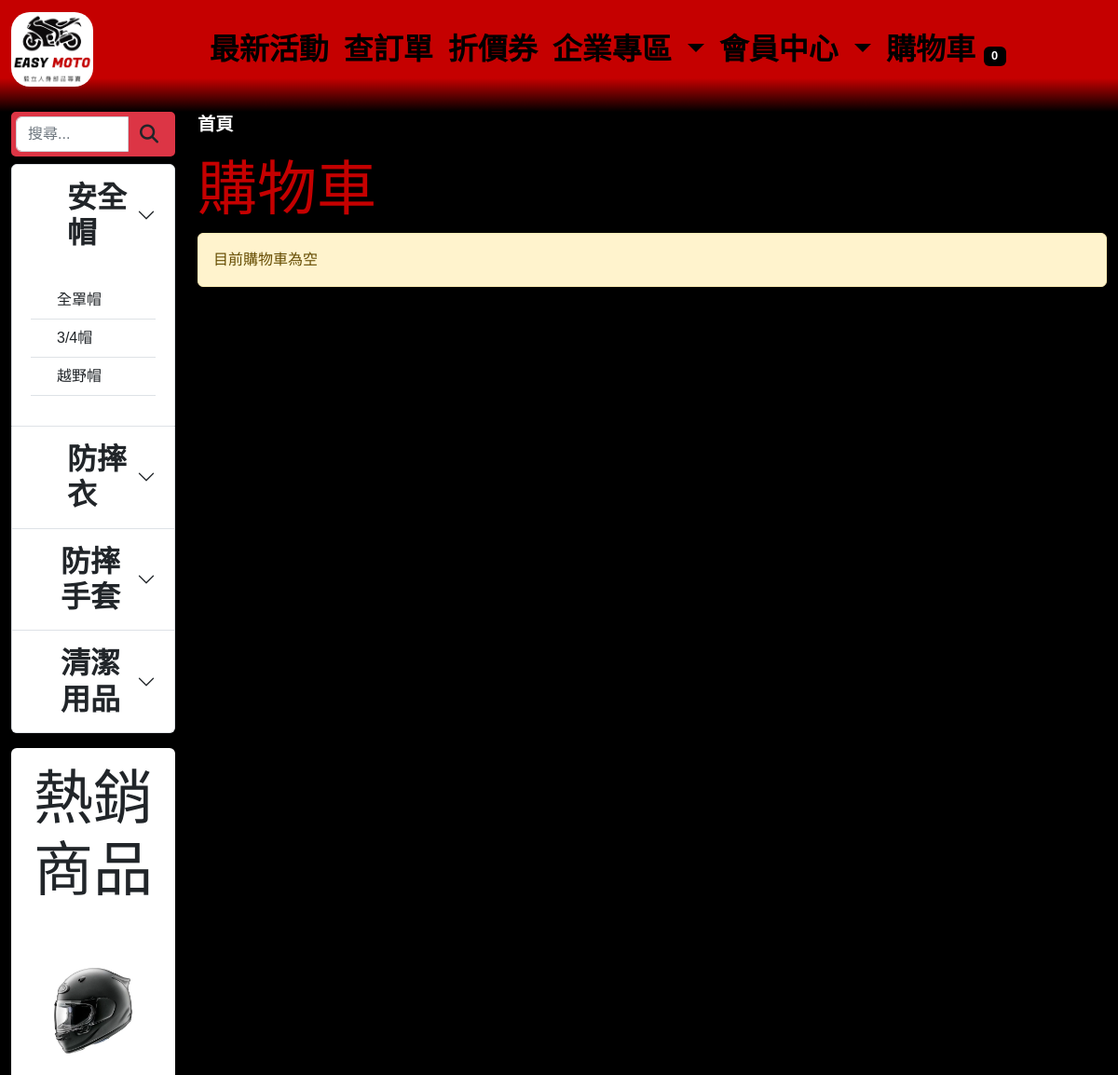
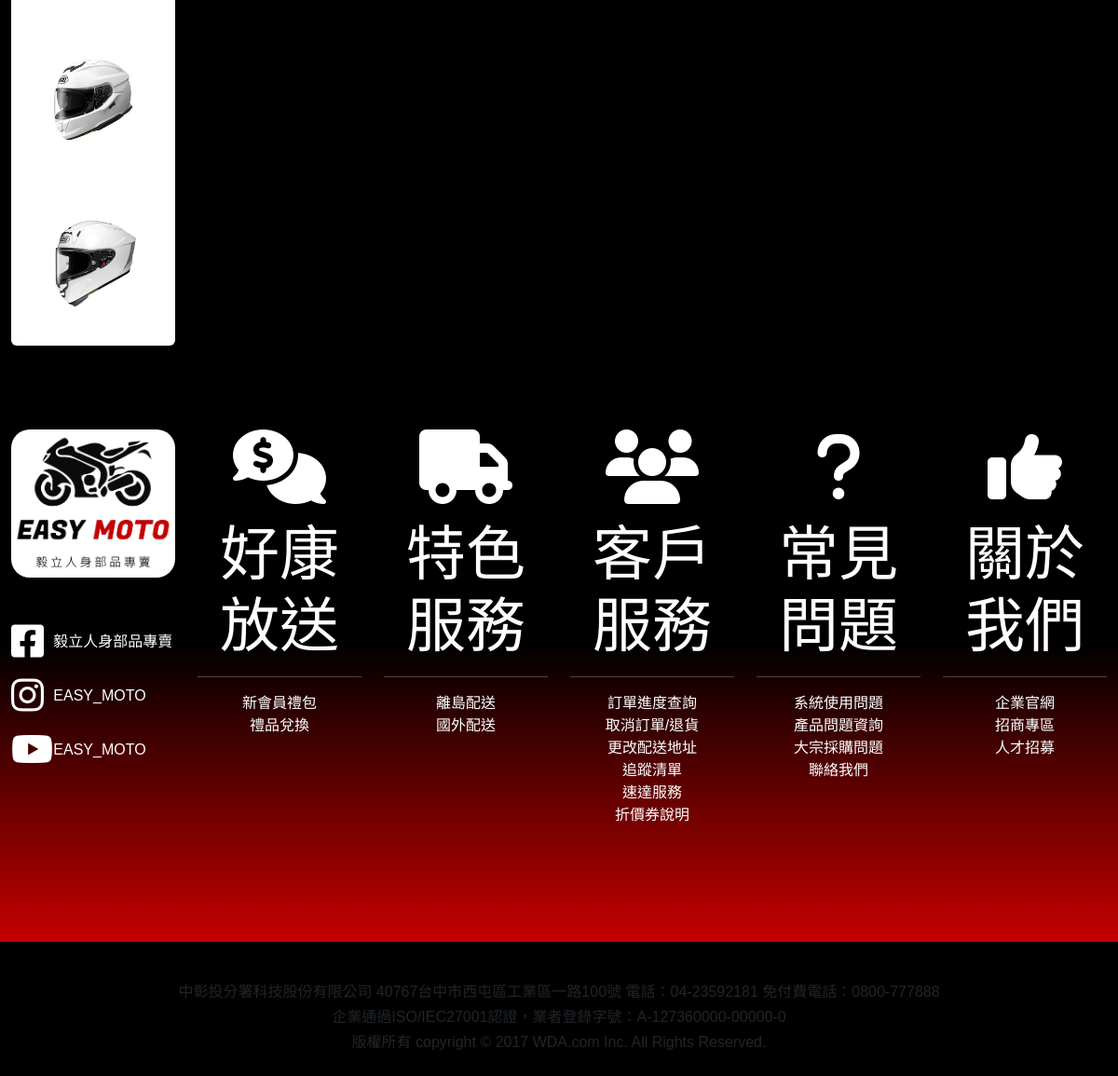
The app's page /cart.php with its own data (2 pictures, top to bottom).
### tables this page shows
CREATE TABLE `pyclass` (
  `classid` int(3) NOT NULL COMMENT '產品類別',
  `level` int(2) NOT NULL COMMENT '所在層級',
  `fonticon` varchar(30) NOT NULL COMMENT '字型圖示',
  `cname` varchar(30) NOT NULL COMMENT '類別名稱',
  `sort` int(3) NOT NULL COMMENT '列表排序',
  `uplink` int(3) NOT NULL COMMENT '上層連結',
  `create_date` timestamp NOT NULL DEFAULT current_timestamp() ON UPDATE current_timestamp() COMMENT '建立時間與更新時間'
);

CREATE TABLE `hot` (
  `h_id` int(3) NOT NULL COMMENT '熱銷商品流水號',
  `p_id` int(10) NOT NULL COMMENT '產品編號',
  `h_sort` int(3) DEFAULT NULL COMMENT '熱銷商品排名'
);

CREATE TABLE `product_img` (
  `img_id` int(11) NOT NULL COMMENT '圖檔編號',
  `p_id` int(10) NOT NULL COMMENT '產品編號',
  `img_file` varchar(100) NOT NULL COMMENT '圖檔名稱',
  `sort` int(2) NOT NULL COMMENT '圖片順序',
  `create_date` timestamp NOT NULL DEFAULT current_timestamp() COMMENT '建立日期'
);

CREATE TABLE `product` (
  `p_id` int(10) NOT NULL COMMENT '產品編號',
  `classid` int(3) NOT NULL COMMENT '產品類別',
  `p_name` varchar(200) NOT NULL COMMENT '產品名稱',
  `p_intro` varchar(200) DEFAULT NULL COMMENT '產品簡介',
  `p_price` int(11) DEFAULT NULL COMMENT '產品單價',
  `p_open` tinyint(1) NOT NULL DEFAULT 1 COMMENT '上架',
  `p_content` text DEFAULT NULL COMMENT '產品詳細規格',
  `p_date` timestamp NULL DEFAULT current_timestamp() COMMENT '產品輸入日期'
);

### html/hot.php (the view)
<?php
$SQLstring = "select * from hot,product,product_img where hot.p_id=product_img.p_id and hot.p_id=product.p_id and product_img.sort=1 order by h_sort";
$hot = $link->query($SQLstring);
?>
<div class="card text-center mt-3" style="border:none;">
    <div class="card-body">
        <h3 class="card-title">熱銷商品</h3>
    </div>
    <?php while ($data = $hot->fetch()) { ?>
        <a href="goods.php?p_id=<?php echo $data['p_id']; ?>">
            <img src="./product_img/<?php echo $data['img_file']; ?>" class="card-img-top" alt="HOT<?php echo $data['h_sort']; ?>" title="<?php echo $data['p_name']; ?>">
        </a>
    <?php } ?>
</div>

### html/sidebar.php (shortened to what this page needs)
<div class="sidebar mb-2" style="border: 5px solid #dc3545; border-radius: 5px;">
    <form name="search" class="bg-danger" id="search" action="product.php" method="get">
        <div class="input-group">
        <input type="text" name="search_name" id="search_name" class="form-control" placeholder="搜尋..." value="<?php echo(isset($_GET['search_name']))?$_GET['search_name']:''; ?>" required>
            <span class="input-group-btn">
                <button class="btn btn-default" type="submit">
                    <i class="fas fa-search fa-lg"></i>
                </button>
            </span>
        </div>
    </form>
</div>
<?php
$SQLstring = "select * from pyclass where level=1 order by sort";
$pyclass01 = $link->query($SQLstring);
?>
<div class="accordion" id="accordionExample">
    <?php while ($pyclass01_Rows = $pyclass01->fetch()) { $i=$pyclass01_Rows['classid']; ?>
        <div class="accordion-item">
            <h2 class="accordion-header" id="headingOne<?php echo $i ?>">
                <button class="accordion-button collapsed" type="button" data-bs-toggle="collapse" data-bs-target="#collapseOne<?php echo $i ?>" aria-expanded="true" aria-controls="collapseOne<?php echo $i ?>">
                    <i class="fas <?php echo $pyclass01_Rows['fonticon']; ?> fa-lg fa-fw"></i><?php echo $pyclass01_Rows['cname']; ?>
                </button>
            </h2>
            <?php
            if (isset($_GET['p_id'])) {
                $SQLstring = sprintf("select uplink from pyclass,product where pyclass.classid=product.classid and p_id=%d",$_GET['p_id']);
                $classid_rs=$link->query($SQLstring);
                $data=$classid_rs->fetch();
                $ladder=$data['uplink'];
            }
            elseif (isset($_GET['level']) && $_GET['level'] == 1){
                $ladder = $_GET['classid'];
            }
            elseif (isset($_GET['classid'])){
                $SQLstring="select uplink from pyclass where level=2 and classid=" . $_GET['classid'];
                $classid_rs=$link->query($SQLstring);
                $data=$classid_rs->fetch();
                $ladder=$data['uplink'];
            }
            else{
                $ladder=1;
            }
            $SQLstring = sprintf("select * from pyclass where level=2 and uplink=%d order by sort", $pyclass01_Rows['classid']);
            $pyclass02 = $link->query($SQLstring);
            ?>
            <div id="collapseOne<?php echo $i ?>" class="accordion-collapse  text-dark collapse <?php echo ($i == $ladder) ? 'show' : ''; ?>" aria-labelledby="headingOne<?php echo $i ?>" data-bs-parent="#accordionExample">
                <div class="accordion-body">
                    <table class="table">
                        <tbody>
                            <?php while ($pyclass02_Rows = $pyclass02->fetch()) { ?>
                                <tr>
                                    <td><a href="product.php?classid=<?php echo $pyclass02_Rows['classid']  ?>"class=" text-dark d-block"><?php echo $pyclass02_Rows['cname'] ?></a></td>
                                </tr>
                            <?php } ?>
                        </tbody>
                    </table>
                </div>
            </div>
        </div>
    <?php $i++;
    } ?>
</div>

### website_p01.css (style rules this page uses)
body { font-family: 'Arial, Chocolate Classical Sans', sans-serif; font-size: 14pt; background-color: black; }
a { color: white; text-decoration: none; }
.accordion-button { font-size: 1.2em; font-weight: 800; }
table td a { font-size: 1em; }
.card.text-center.mt-3 img { padding: 20%; opacity: 1; transition: opacity 1s ease; -moz-transition: opacity 1s ease; -webkit-transition: opacity 1s ease; -o-transition: opacity 1s ease; }
.card-title { display: -webkit-box; -webkit-line-clamp: 2; -webkit-box-orient: vertical; overflow: hidden; text-overflow: ellipsis; white-space: normal; line-clamp: 2; box-orient: vertical; }
@media (min-width: 576px) { body { font-size: 1rem; } }
@media (min-width: 576px) { h3 { font-size: 4rem; } }
@media (min-width: 768px) { body { font-size: 1rem; } }
@media (min-width: 768px) { h3 { font-size: 4rem; } }
@media (min-width: 768px) { .accordion-button { font-size: 1em; font-weight: 800; } }

### records on screen
pyclass: cname "安全帽"
pyclass: cname "全罩帽"
pyclass: cname "3/4帽"
pyclass: cname "越野帽"
pyclass: cname "防摔衣"
pyclass: cname "防摔手套"
pyclass: cname "清潔用品"
hot: p.p_name (picture)
hot: p.p_name (picture)
hot: p.p_name (picture)

### other values on screen
$cart_rs->rowCount() "0"
